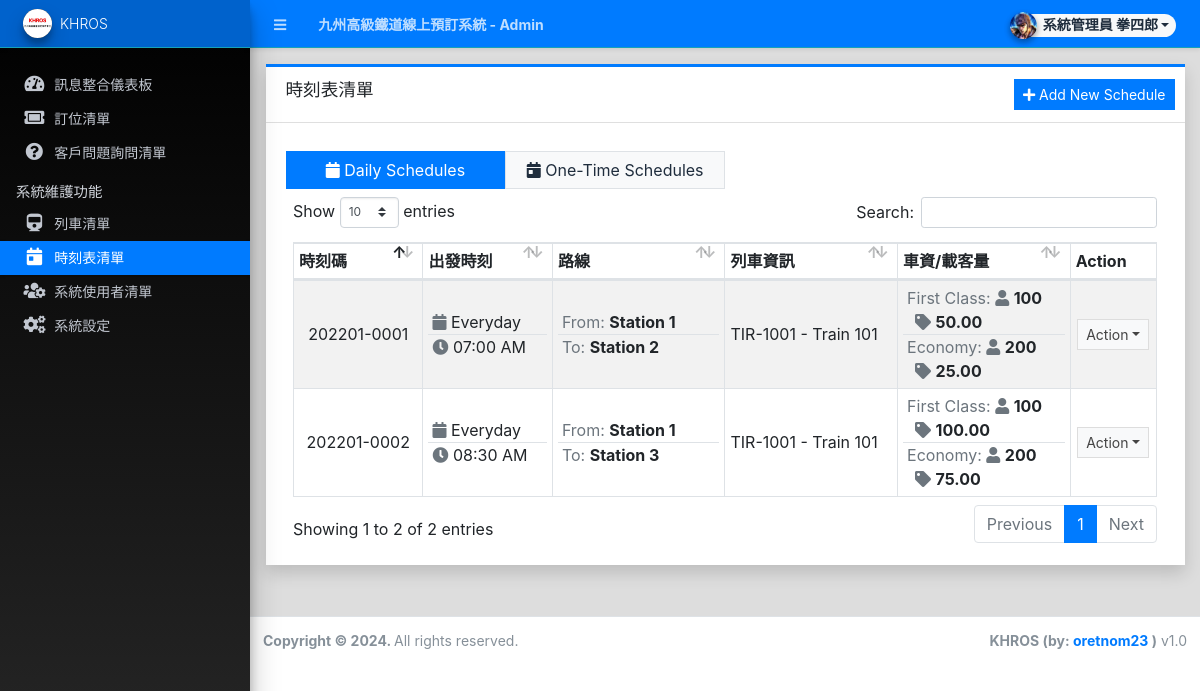
The page /admin/?page=schedules (signed in) on the database its author committed.
### tables this page shows
CREATE TABLE `schedule_list` (
  `id` int(30) NOT NULL,
  `code` varchar(100) NOT NULL,
  `train_id` int(30) NOT NULL,
  `route_from` text NOT NULL,
  `route_to` text NOT NULL,
  `type` tinyint(1) NOT NULL DEFAULT 1 COMMENT '1 = daily, 2= One-Time Schedule',
  `date_schedule` date DEFAULT NULL,
  `time_schedule` time NOT NULL,
  `first_class_fare` float NOT NULL DEFAULT 0,
  `economy_fare` float NOT NULL DEFAULT 0,
  `delete_flag` tinyint(1) NOT NULL DEFAULT 0,
  `date_created` datetime NOT NULL DEFAULT current_timestamp(),
  `date_updated` datetime DEFAULT NULL ON UPDATE current_timestamp()
);

### admin/schedules/index.php (the view, shortened to what this page needs)
<?php
$type = isset($_GET['type']) ? $_GET['type'] : 1;
?>
<div class="card card-outline card-primary rounded-0 shadow">
	<div class="card-header">
		<h3 class="card-title">時刻表清單</h3>
		<div class="card-tools">
			<a href="javascript:void(0)" id="create_new" class="btn btn-flat btn-sm btn-primary"><span class="fas fa-plus"></span>  Add New Schedule</a>
		</div>
	</div>
	<div class="card-body">
        <div class="container-fluid">
			<div class="row my-2">
				<a href="./?page=schedules" class="btn btn-flat col-md-3 text-center <?= $type == 1 ? "btn-primary" : 'btn-light border' ?>"><i class="fa fa-calendar"></i> Daily Schedules</a>
				<a href="./?page=schedules&type=2" class="btn btn-flat col-md-3 text-center <?= $type == 2 ? "btn-primary" : 'btn-light border' ?>"><i class="fa fa-calendar-day"></i> One-Time Schedules</a>
			</div>
			<table class="table table-hover table-striped table-bordered">
				<colgroup>
					<col width="15%">
					<col width="15%">
					<col width="20%">
					<col width="20%">
					<col width="20%">
					<col width="10%">
				</colgroup>
				<thead>
					<tr>
						<th>時刻碼</th>
						<th>出發時刻</th>
						<th>路線</th>
						<th>列車資訊</th>
						<th>車資/載客量</th>
						<th>Action</th>
					</tr>
				</thead>
				<tbody>
					<?php
						$trains = $conn->query("SELECT *,Concat(code,' - ',`name`) as train FROM `train_list` where id in (SELECT train_id FROM `schedule_list` where delete_flag = 0 and `type` = '{$type}')");
						$res = $trains->fetch_all(MYSQLI_ASSOC);
						$train_fcf_arr = array_column($res,'first_class_capacity','id');
						$train_ef_arr = array_column($res,'economy_capacity','id');
						$train_arr = array_column($res,'train','id');
						$qry = $conn->query("SELECT * from `schedule_list` where delete_flag = 0 and `type` = '{$type}' order by unix_timestamp(`date_created`) asc ");
						while($row = $qry->fetch_assoc()):
					?>
						<tr>
							<td class="text-center px-1"><?= $row['code'] ?></td>
							<td class="px-0">
								<?php if($row['type'] == 1): ?>
								<div class="px-1 border-bottom"><span class="text-muted fa fa-calendar"></span> Everyday</div>
								<?php else: ?>
								<div class="px-1 border-bottom"><span class="text-muted fa fa-calendar-day"></span> <?= date("M d, Y",strtotime($row['date_schedule'])) ?></div>
								<?php endif; ?>
								<div class="px-1"><span class="text-muted fa fa-clock"></span> <?= date("h:i A",strtotime($row['time_schedule'])) ?></div>
							</td>
							<td class="px-0">
								<div class="px-1 border-bottom"><span class="text-muted">From:</span> <b><?= $row['route_from'] ?></b></div>
								<div class="px-1"><span class="text-muted">To:</span> <b><?= $row['route_to'] ?></b></div>
							</td>
							<td class="px-1"><?php echo isset($train_arr[$row['train_id']]) ? $train_arr[$row['train_id']] : "N/A" ?></td>
							<td class="px-0">
								<div class="px-1 border-bottom"><span class="text-muted">First Class:</span> <span class="text-muted fa fa-user"></span> <b><?= isset($train_fcf_arr[$row['train_id']]) ? $train_fcf_arr[$row['train_id']] : 0 ?></b> <span class="text-muted ml-2 fa fa-tag"></span> <b><?= rtrim(number_format($row['first_class_fare'],2),'.') ?></b></div>
								<div class="px-1"><span class="text-muted">Economy:</span> <span class="text-muted fa fa-user"></span> <b><?= isset($train_ef_arr[$row['train_id']]) ? $train_ef_arr[$row['train_id']] : 0 ?></b> <span class="text-muted ml-2 fa fa-tag"></span> <b><?= rtrim(number_format($row['economy_fare'],2),'.') ?></b></div>
							</td>
							<td class="px-1" align="center">
								 <button type="button" class="btn btn-flat btn-default btn-sm dropdown-toggle dropdown-icon" data-toggle="dropdown">
				                  		Action
				                  </button>
							</td>
						</tr>
					<?php endwhile; ?>
				</tbody>
			</table>
		</div>
	</div>
</div>

### rows shown on the page
schedule_list: code "202201-0001", type 1 (drawn), time_schedule "07:00 AM", route_from "Station 1", route_to "Station 2", train "TIR-1001 - Train 101", train "100", first_class_fare "50.00", train "200", economy_fare "25.00"
schedule_list: code "202201-0002", type 1 (drawn), time_schedule "08:30 AM", route_from "Station 1", route_to "Station 3", train "TIR-1001 - Train 101", train "100", first_class_fare "100.00", train "200", economy_fare "75.00"

### other values the page prints
$_settings->info('name') "九州高級鐵道線上預訂系統"
$_settings->userdata('firstname').' '.$_settings->userdata('lastname') "系統管理員 拳四郎"
$_settings->info('short_name') "KHROS"
